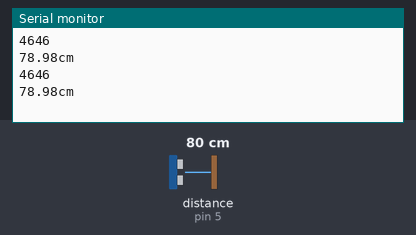
Recording of a sketch running on a simulated Arduino Uno, built with avr-gcc and run on an emulated ATmega328P. Parts: the last lines printed to the serial monitor. Wiring (inferred from the names in the program): ultrasonic range finder: trigger pin 3; echo pin 5. The inputs (shaded band) are chosen by the test bench; at power-on: distance to the obstacle (sensor on pin 5) 80 cm. The echo pulse lasts 58.3 µs per cm.

Above: at 1.8 s.
1.9 s: distance to the obstacle (sensor on pin 5) set to 2 cm
At 2.7 s:
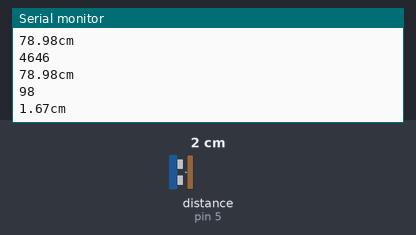
3.4 s: distance to the obstacle (sensor on pin 5) set to 4 cm
At 4.4 s:
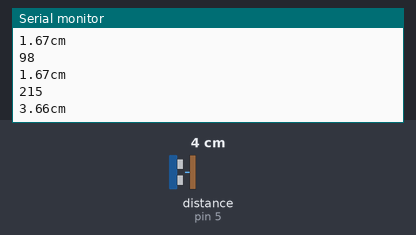
Timing chart, 0 to 6.4 s (numbered marks = the images above; inputs shaded):
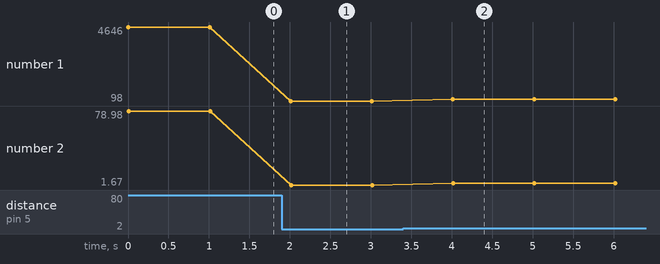

Measured:
- after the input at 1.9 s, the serial monitor: prints a new line after 0.11 s (image 1)
- after the input at 3.4 s, the serial monitor: prints a new line after 0.62 s (image 2)
- plotted number 1: 4646 → 98 after the input at 1.9 s, 98 → 215 after the input at 3.4 s
- plotted number 2: 78.98 → 1.67 after the input at 1.9 s, 1.67 → 3.66 after the input at 3.4 s

The sketch:

ultrasonic.ino
```cpp
// ultrasonic.ino
int out = 3;
int in = 5;

void setup() {
	pinMode(in,INPUT_PULLUP);
	pinMode(out,OUTPUT);
	Serial.begin(9600);
}

void loop() {
	digitalWrite(out, LOW);
	delayMicroseconds(2);
	digitalWrite(out, HIGH);
	delayMicroseconds(10);
	digitalWrite(out, LOW);
	int t = pulseIn(in, HIGH);
	Serial.println(t);
	Serial.print((double)t * 340.0 / 10000.0 / 2);
	Serial.println("cm");
	delay(1000);
}
```
